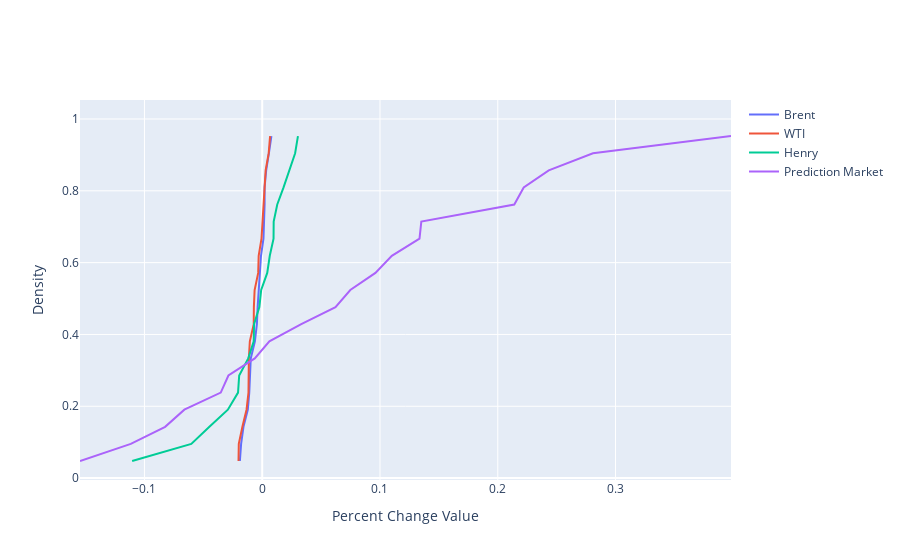

Notebook source saved alongside this figure:
### Code cell
def ecdf(data):
    x = np.sort(data)
    y = np.arange(1, len(data) + 1) / len(data)
    return x, y


x_brent, y_brent = ecdf(brent_df['pctchange'])
x_wti, y_wti = ecdf(wti_df['pctchange'])
x_henry, y_henry = ecdf(henry_df['pctchange'])
x_probs, y_probs = ecdf(df_probs_grouped['pctchange'])

fig = plgo.Figure()

# Add KDE line
fig.add_trace(plgo.Scatter(x=x_brent, y=y_brent, mode='lines', name='Brent'))
fig.add_trace(plgo.Scatter(x=x_wti, y=y_wti, mode='lines', name='WTI'))
fig.add_trace(plgo.Scatter(x=x_henry, y=y_henry, mode='lines', name='Henry'))
fig.add_trace(plgo.Scatter(x=x_probs, y=y_probs, mode='lines', name='Prediction Market'))

# Update layout
#title='ECDF of Commodities and Prediction Market Values',
fig.update_layout(xaxis=dict(title='Percent Change Value'),
                  yaxis=dict(title='Density'),
                  showlegend=True)

# Show plot
fig.show()

### Figure 1 — Plotly figure (JSON) as saved in the notebook; plotly's stock layout.template omitted (floating-point values rounded to 4 significant figures)
{"data": [{"mode": "lines", "name": "Brent", "type": "scatter", "x": [-0.01896, -0.01792, -0.01592, -0.0122, -0.01099, -0.01065, -0.009725, -0.006206, -0.004525, -0.003884, -0.003038, -0.001626, -0.001026, 0.00107, 0.001771, 0.002025, 0.00203, 0.003361, 0.005693, 0.007799, null], "y": [0.04762, 0.09524, 0.1429, 0.1905, 0.2381, 0.2857, 0.3333, 0.381, 0.4286, 0.4762, 0.5238, 0.5714, 0.619, 0.6667, 0.7143, 0.7619, 0.8095, 0.8571, 0.9048, 0.9524, 1]}, {"mode": "lines", "name": "WTI", "type": "scatter", "x": [-0.02012, -0.01989, -0.01682, -0.01331, -0.01166, -0.01162, -0.01134, -0.01051, -0.007198, -0.007083, -0.006446, -0.003418, -0.003012, -0.0006071, 0.0003497, 0.001455, 0.001931, 0.002905, 0.005513, 0.006692, null], "y": [0.04762, 0.09524, 0.1429, 0.1905, 0.2381, 0.2857, 0.3333, 0.381, 0.4286, 0.4762, 0.5238, 0.5714, 0.619, 0.6667, 0.7143, 0.7619, 0.8095, 0.8571, 0.9048, 0.9524, 1]}, {"mode": "lines", "name": "Henry", "type": "scatter", "x": [-0.1104, -0.0602, -0.04484, -0.02917, -0.02052, -0.01955, -0.01187, -0.007202, -0.006935, -0.002416, -0.0008692, 0.004259, 0.006429, 0.009619, 0.009737, 0.01278, 0.01813, 0.02331, 0.02795, 0.03034, null], "y": [0.04762, 0.09524, 0.1429, 0.1905, 0.2381, 0.2857, 0.3333, 0.381, 0.4286, 0.4762, 0.5238, 0.5714, 0.619, 0.6667, 0.7143, 0.7619, 0.8095, 0.8571, 0.9048, 0.9524, 1]}, {"mode": "lines", "name": "Prediction Market", "type": "scatter", "x": [-0.1547, -0.1116, -0.08242, -0.06611, -0.03519, -0.02869, -0.006317, 0.006085, 0.03316, 0.06221, 0.07479, 0.09612, 0.11, 0.1335, 0.1351, 0.214, 0.222, 0.2433, 0.2808, 0.398, null], "y": [0.04762, 0.09524, 0.1429, 0.1905, 0.2381, 0.2857, 0.3333, 0.381, 0.4286, 0.4762, 0.5238, 0.5714, 0.619, 0.6667, 0.7143, 0.7619, 0.8095, 0.8571, 0.9048, 0.9524, 1]}], "layout": {"showlegend": true, "xaxis": {"title": {"text": "Percent Change Value"}}, "yaxis": {"title": {"text": "Density"}}}}
